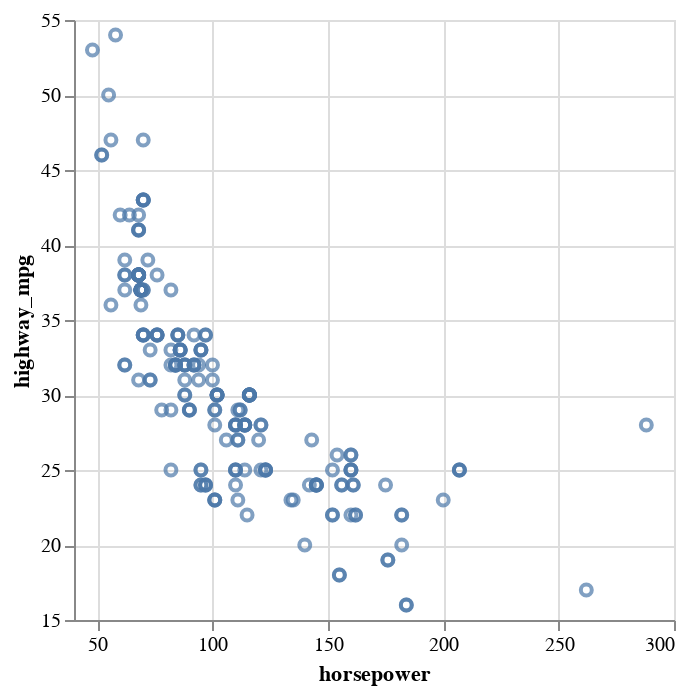

The notebook cell saved with this chart:
### Markdown cell above
As you can see, there is no car with horsepower lesser than 48 and with highway_mpg lesser than 16. Our graph has an empty space in the inferior left corner. To avoid this, we can change the scale.

### Code cell
# Changing the scale of the axes
alt.Chart(df).mark_point().encode(
    alt.X('horsepower',scale=alt.Scale(zero=False)),
    alt.Y('highway_mpg',scale=alt.Scale(zero=False))
)

### Figure 1 — Vega-Lite specification as saved in the notebook (floating-point values rounded to 4 significant figures; data arrays with more than 128 entries replaced by an {"elided": "..."} marker saying what was removed)
{"config": {"view": {"continuousWidth": 300, "continuousHeight": 300}}, "data": {"name": "data-387f081f80cceeb89d7db8f93752da3d"}, "mark": {"type": "point"}, "encoding": {"x": {"field": "horsepower", "scale": {"zero": false}, "type": "quantitative"}, "y": {"field": "highway_mpg", "scale": {"zero": false}, "type": "quantitative"}}, "$schema": "https://vega.github.io/schema/vega-lite/v5.16.3.json", "datasets": {"data-387f081f80cceeb89d7db8f93752da3d": {"elided": "205 records"}}}
